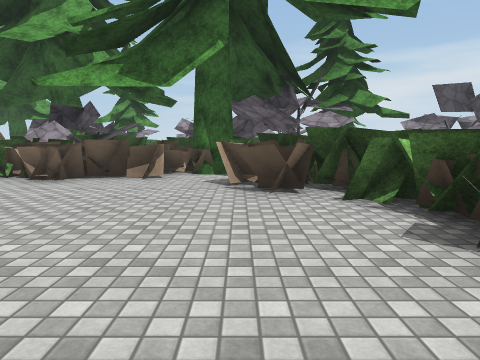
View 1 (above)

19 first-person views from a walk through a Unity game level. The camera is 1.3 m above the floor, tilts 6° down and sees 70° across. The floor is counted in squares, 2 m on a side. Each view is taken from the middle of a square. On the plan, view 1 faces up. The plan holds only what a view shows up to about 10 squares ahead; the rest is blank. The place goes on beyond the plan. Surface patterns are stand-ins for the level's own textures.

View 2
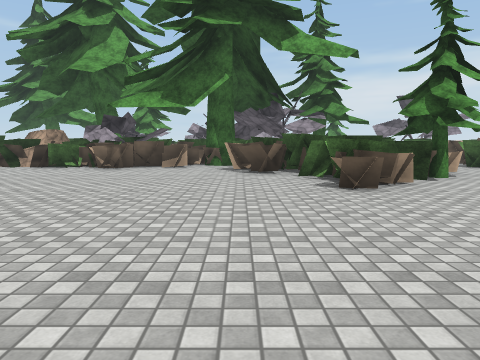

View 3
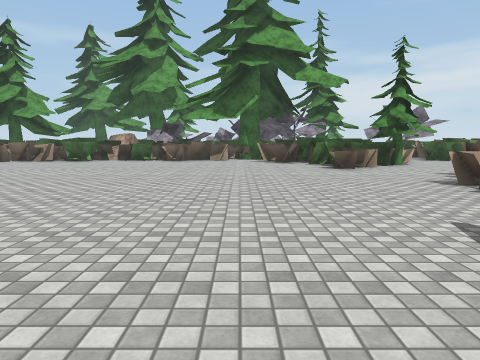

View 4
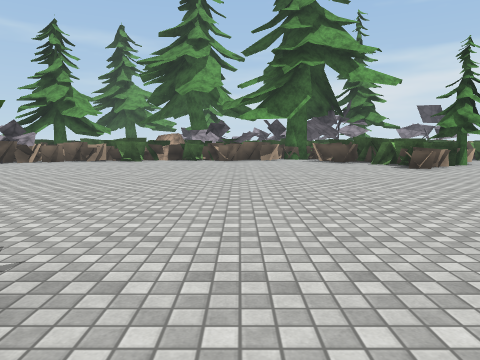

View 5
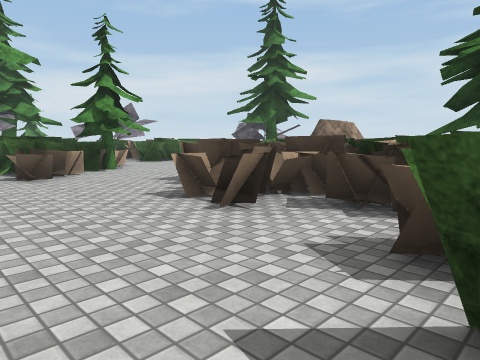

View 6
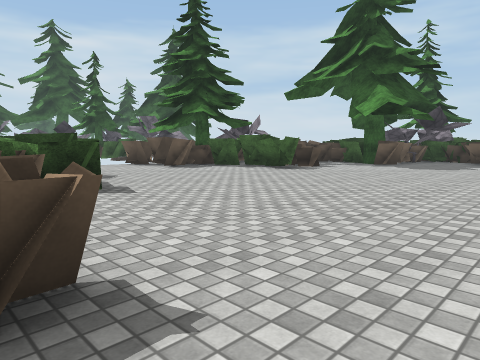

View 7
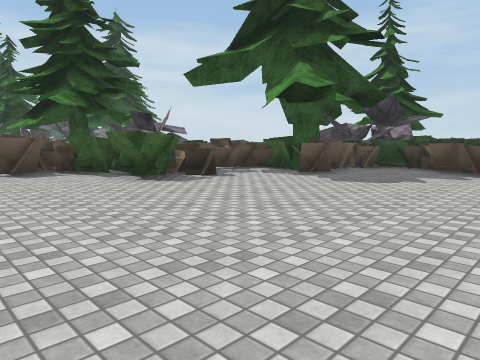

View 8
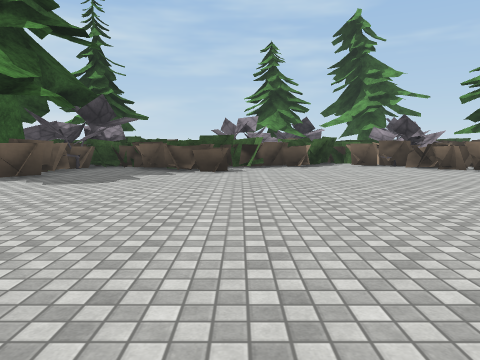

View 9
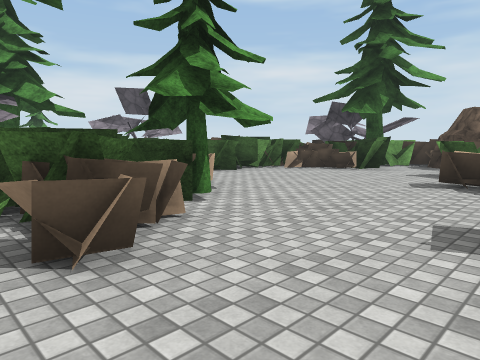

View 10
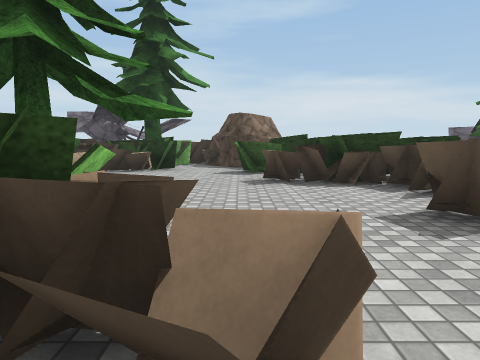

View 11
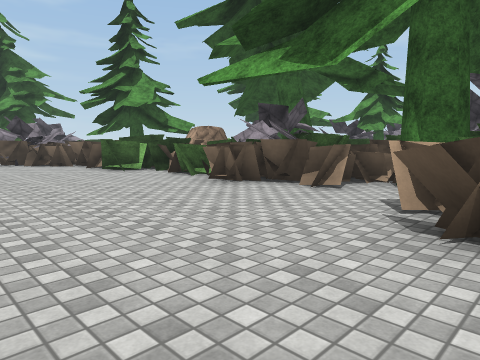

View 12
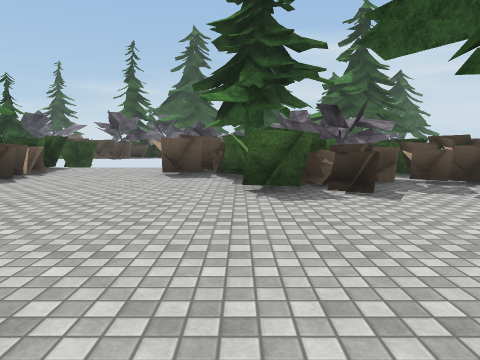

View 13
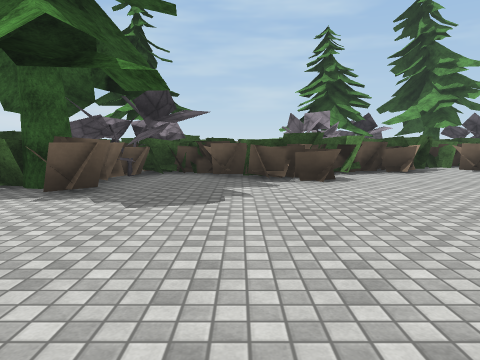

View 14
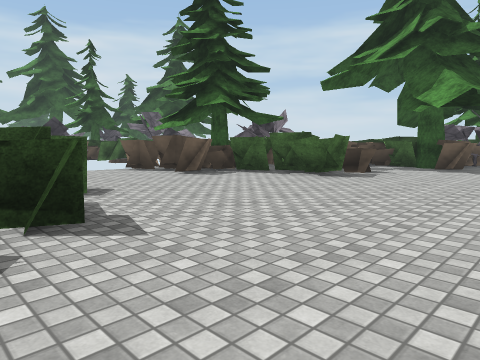

View 15
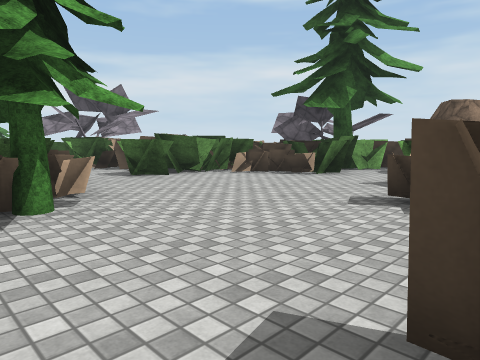

View 16
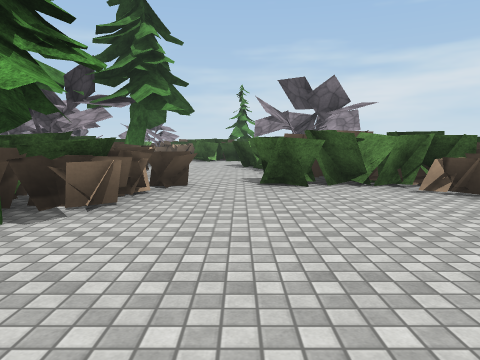

View 17
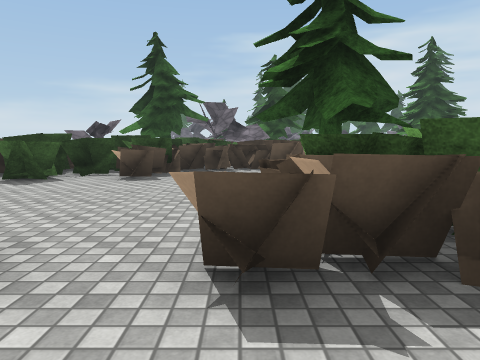

View 18
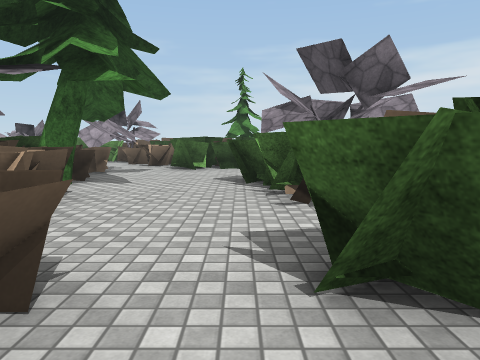

View 19
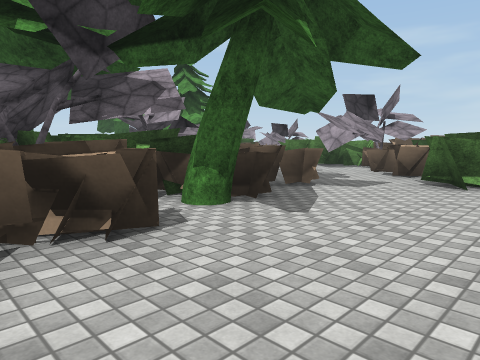

### Floor plan
Key: @ floor where view 1 was taken; # wall or solid block; . floor; = window, fence, low wall or low ledge; ^ raised ledge; O other object.
Columns run from 12 left of view 1 to 12 right of it. Each row starts with its distance up from view 1.
 18              ###
 17              #=#
 16              #.=#
 15               ..###
 14               ...##
 13               ##...
 12               #....
 11              ##O..##
 10               #....#
  9               ##=..#
  8          ####  ##..^#
  7     #######.#  #...###
  6  #####...#..#####=.####
  5  ##.........#####....=##
  4 ##...........^##O.....###
  3 #.............##........#
  2 ##............=......#.##
  1  #.................=^###
  0  #^.........@...#..####
 -1  ##=...........##=###
 -2  ##............#####
 -3  #..............##
 -4  ####..........##
 -5   ##O........###
 -6    ##.###....##
 -7     #^##.....#
 -8     #^####...#
 -9     ######...#
-10          ##..#
-11              #

Positions as (right, up) in squares from view 1, and headings:
1: (0, 0), facing up
2: (0, -3), facing up
3: (-1, -7), facing up
4: (-3, -7), facing up
5: (0, -5), facing up-right
6: (3, 0), facing down-left
7: (-1, 0), facing down-left
8: (-1, 0), facing left
9: (1, 0), facing up-right
10: (1, 2), facing right
11: (1, 2), facing up-left
12: (-4, -1), facing down
13: (-3, -2), facing left
14: (2, -2), facing down-left
15: (3, 0), facing up-right
16: (6, 1), facing up
17: (5, 8), facing down
18: (6, 5), facing up
19: (6, 8), facing up-left
